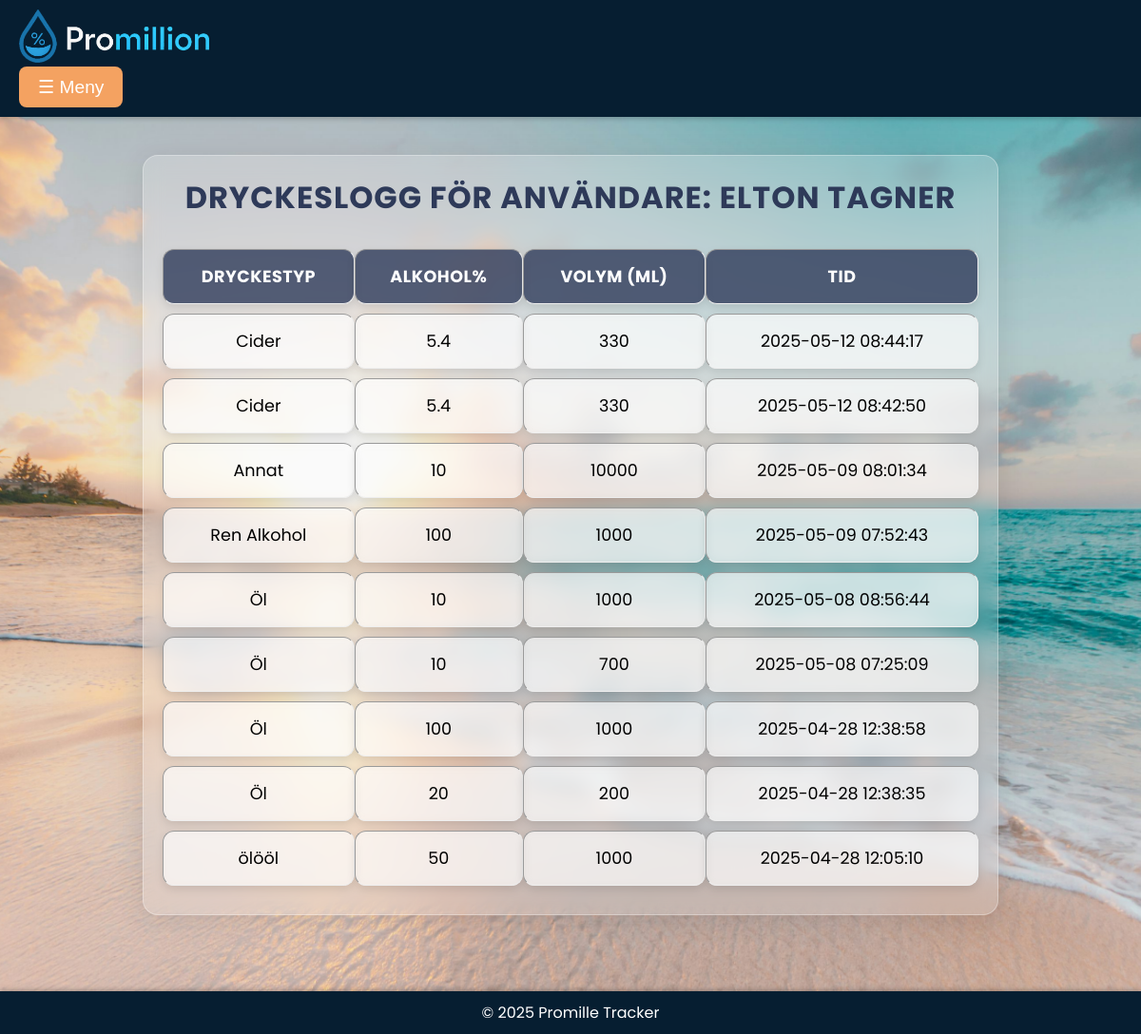
The app's page /view_drinks.php (signed in), older data.
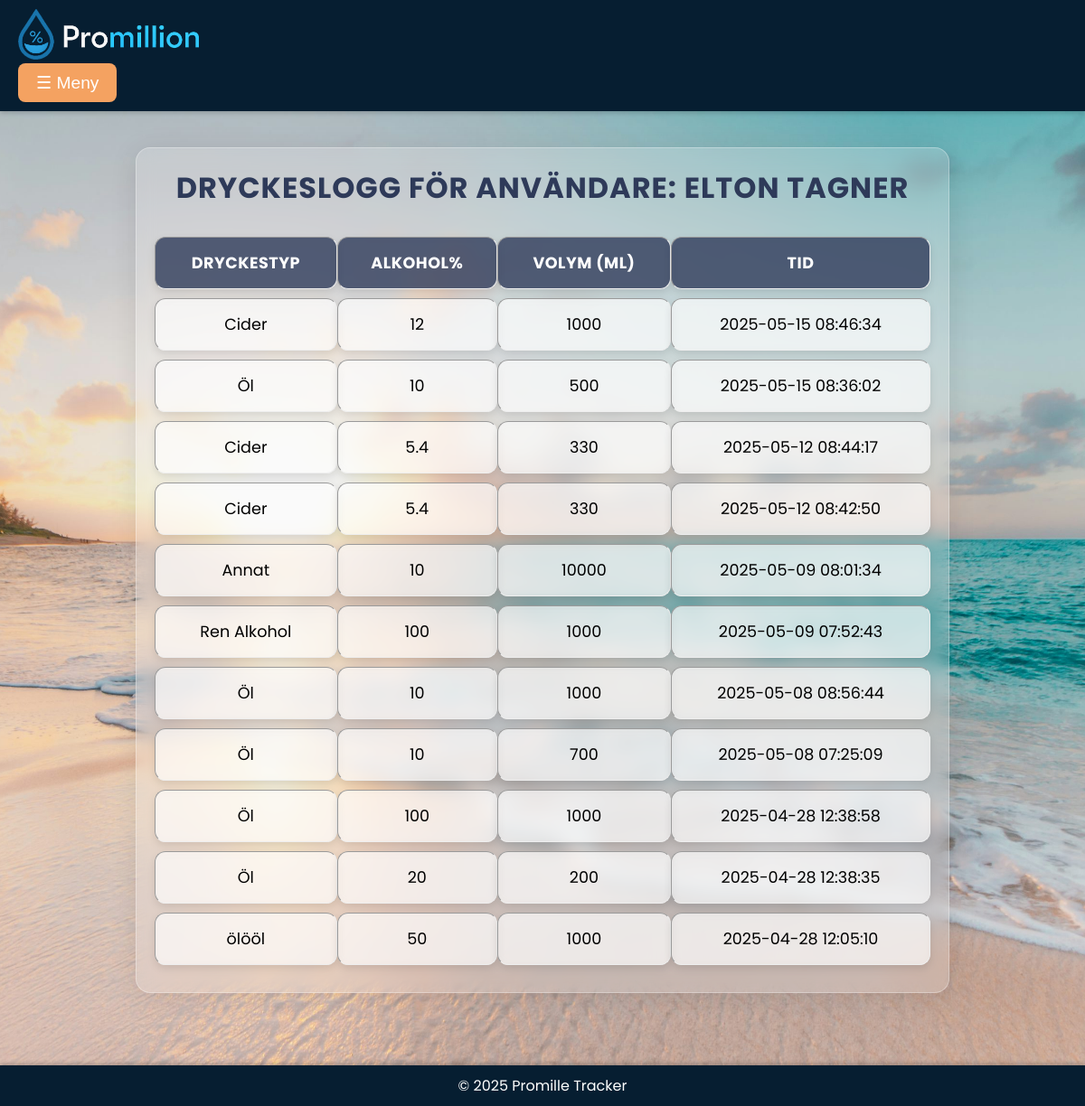
The same page, newer data.
### tables this page shows
CREATE TABLE `tbluser` (
  `id` int(11) NOT NULL,
  `namn` varchar(100) NOT NULL,
  `password` varchar(255) NOT NULL,
  `weight` float NOT NULL,
  `height` float NOT NULL,
  `alkoholvolym` float NOT NULL,
  `userlevel` tinyint(11) NOT NULL DEFAULT 10,
  `team` varchar(20) NOT NULL
);

CREATE TABLE `tbldrinklog` (
  `drinkid` int(11) NOT NULL,
  `userid` int(11) NOT NULL,
  `drinktype` varchar(50) NOT NULL,
  `alcoholpercent` float NOT NULL,
  `volume_ml` float NOT NULL,
  `drinktimestamp` timestamp NOT NULL DEFAULT current_timestamp()
);

### view_drinks.php (the view, shortened to what this page needs)
<?php
$conn = getDBConnection();
$userid_to_view = isset($_GET['userid']) ? (int)$_GET['userid'] : $_SESSION['userid'];
$name_sql = "SELECT namn FROM tbluser WHERE id = ?";
$name_stmt = $conn->prepare($name_sql);
$name_stmt->bind_param("i", $userid_to_view);
$name_stmt->execute();
$name_result = $name_stmt->get_result();
$user_name = ($name_result->num_rows > 0) ? $name_result->fetch_assoc()['namn'] : "Okänd";
$sql = "SELECT drinktype, alcoholpercent, volume_ml, drinktimestamp
        FROM tbldrinklog
        WHERE userid = ?
        ORDER BY drinktimestamp DESC";
$stmt = $conn->prepare($sql);
$stmt->bind_param("i", $userid_to_view);
$stmt->execute();
$result = $stmt->get_result();
?>
<!DOCTYPE html>
<html lang="sv">
<head>
    <link rel="stylesheet" href="style.css">
</head>
<body>
    <header>
        <div class="header-content">
            <img src="bilder/logotyp.png" alt="Logotyp">
            <div class="dropdown">
                <button class="menu-toggle" onclick="toggleDropdown()">☰ Meny</button>
            </div>
        </div>
    </header>
    <main>
        <div class="view-drinks">
            <h2>Dryckeslogg för användare: <strong><?php echo htmlspecialchars($user_name); ?></strong></h2>
            <?php if ($result->num_rows > 0): ?>
                <table border="1">
                    <thead>
                        <tr>
                            <th>Dryckestyp</th>
                            <th>Alkohol%</th>
                            <th>Volym (ml)</th>
                            <th>Tid</th>
                        </tr>
                    </thead>
                    <tbody>
                        <?php while ($row = $result->fetch_assoc()): ?>
                            <tr>
                                <td><?php echo htmlspecialchars($row['drinktype']); ?></td>
                                <td><?php echo htmlspecialchars($row['alcoholpercent']); ?></td>
                                <td><?php echo htmlspecialchars($row['volume_ml']); ?></td>
                                <td><?php echo htmlspecialchars($row['drinktimestamp']); ?></td>
                            </tr>
                        <?php endwhile; ?>
                    </tbody>
                </table>
            <?php else: ?>
                <p>Inga drycker hittades för denna användare.</p>
            <?php endif; ?>
        </div>
    </main>
    <footer>
        <p>&copy; 2025 Promille Tracker</p>
    </footer>
</body>
</html>

### style.css (style rules this page uses)
* { margin:0; padding:0; box-sizing: border-box; }
body { font-family: Arial, sans-serif; margin: 0; padding: 0; background-color: #f9f9f9; }
header img { width: 200px; height: auto; margin-right: 20px; filter: hue-rotate(20deg); }
header { background-color: #061e31; color: white; display: flex; justify-content: space-between; align-items: center; padding: 15px 20px; width: 100%; box-shadow: 0 2px 5px rgba(0, 0, 0, 0.2); height: auto; position: relative; }
main { min-height: 87vh; background-image: url(bilder/background.jfif); background-size: cover; background-position: center; background-repeat: no-repeat; padding: 20px; padding-bottom: 60px; }
.view-drinks { max-width: 900px; margin: 20px auto; padding: 20px; background: rgba(255, 255, 255, 0.2); border-radius: 16px; box-shadow: 0 4px 30px rgba(0, 0, 0, 0.1); backdrop-filter: blur(10px); -webkit-backdrop-filter: blur(10px); border: 1px solid rgba(255, 255, 255, 0.3); font-family: 'Poppins', sans-serif; }
.view-drinks h2 { text-align: center; color: #2E3A59; font-size: 2rem; margin-bottom: 20px; text-transform: uppercase; letter-spacing: 1px; }
.view-drinks table { width: 100%; border-collapse: separate; border-spacing: 0 10px; margin-top: 20px; font-size: 1.1rem; border:none; }
.view-drinks table th, .view-drinks table td { padding: 15px; text-align: center; background-color: rgba(255, 255, 255, 0.6); border-radius: 12px; box-shadow: 0 4px 10px rgba(0, 0, 0, 0.1); backdrop-filter: blur(5px); }
.view-drinks table th { background-color: rgba(46, 58, 89, 0.8); color: #ffffff; font-weight: bold; text-transform: uppercase; letter-spacing: 0.5px; }
header { background-color: #061e31; color: white; padding: 10px 20px; display: flex; justify-content: space-between; align-items: center; box-shadow: 0 2px 5px rgba(0, 0, 0, 0.2); }
header img { width: 200px; height: auto; }
.dropdown { position: relative; }
.menu-toggle { background-color: #f4a261; color: white; border: none; padding: 10px 20px; font-size: 1.2rem; cursor: pointer; border-radius: 8px; transition: background-color 0.3s ease; }
footer { background-color: #061e31; font-family: poppins, sans-serif; color: white; text-align: center; padding: 10px 0; position: relative; width: 100%; box-shadow: 0 -2px 5px rgba(0, 0, 0, 0.2); }

Row changes from the older to the newer data that the page shows:
added tbldrinklog: drinktype "Cider", alcoholpercent "12", volume_ml "1000", drinktimestamp "2025-05-15 08:46:34"
added tbldrinklog: drinktype "Öl", alcoholpercent "10", volume_ml "500", drinktimestamp "2025-05-15 08:36:02"
